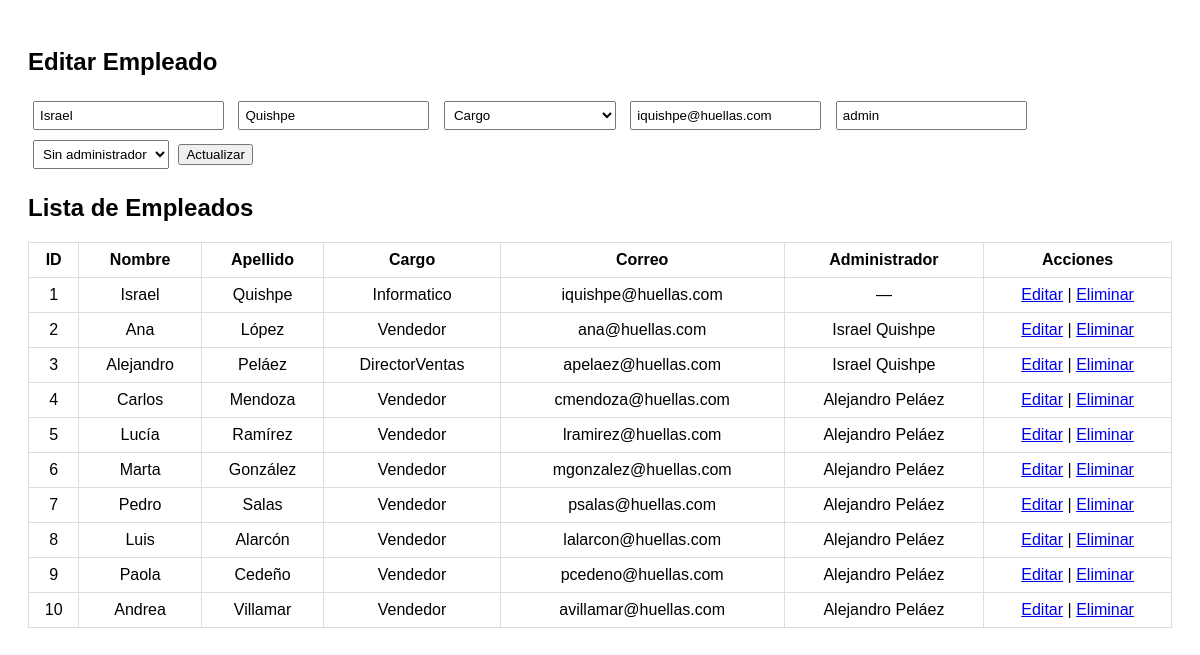
The page /views/listaEmpleados.php?editar=1 on the database its author committed.
### tables this page shows
CREATE TABLE empleados (
  num_empleado int NOT NULL AUTO_INCREMENT,
  nombre varchar(50) DEFAULT NULL,
  apellido varchar(50) DEFAULT NULL,
  cargo varchar(50) DEFAULT NULL,
  correo varchar(50) UNIQUE DEFAULT NULL,
  clave varchar(50) not null,
  administrador int DEFAULT NULL,
  PRIMARY KEY (num_empleado),
  CONSTRAINT empleados_fk2 FOREIGN KEY (administrador) REFERENCES empleados (num_empleado)
);

### views/listaEmpleados.php (the view, shortened to what this page needs)
<?php
include '../conn.php';
$editarEmpleado = null;
if (isset($_GET['editar'])) {
    $id = $_GET['editar'];
    $result = $conn->query("SELECT * FROM empleados WHERE num_empleado = $id");
    $editarEmpleado = $result->fetch_assoc();
}
$empleados = $conn->query("
    SELECT e.*, a.nombre AS admin_nombre, a.apellido AS admin_apellido
    FROM empleados e
    LEFT JOIN empleados a ON e.administrador = a.num_empleado
");
?>
<!DOCTYPE html>
<html lang="es">
<head>
</head>
<body>
    <h2><?php echo $editarEmpleado ? "Editar Empleado" : "Nuevo Empleado"; ?></h2>
    <form method="POST">
        <input type="text" name="nombre" placeholder="Nombre" value="<?= $editarEmpleado['nombre'] ?? '' ?>" required>
        <input type="text" name="apellido" placeholder="Apellido" value="<?= $editarEmpleado['apellido'] ?? '' ?>" required>
        <select name="cargo" placeholder="Cargo" value="<?= $editarEmpleado['cargo'] ?? '' ?>" required>
            <option value="">Cargo</option>
        </select>
        <input type="email" name="correo" placeholder="Correo" value="<?= $editarEmpleado['correo'] ?? '' ?>" required>
        <input type="text" name="clave" placeholder="Clave" value="<?= $editarEmpleado['clave'] ?? '' ?>" required>
        <select name="administrador">
            <option value="">Sin administrador</option>
        </select>
        <?php if ($editarEmpleado): ?>
            <button type="submit" name="actualizar">Actualizar</button>
        <?php else: ?>
            <button type="submit" name="insertar">Insertar</button>
        <?php endif; ?>
    </form>
    <h2>Lista de Empleados</h2>
    <table>
        <tr>
            <th>ID</th><th>Nombre</th><th>Apellido</th><th>Cargo</th><th>Correo</th><th>Administrador</th><th>Acciones</th>
        </tr>
        <?php while ($emp = $empleados->fetch_assoc()): ?>
            <tr>
                <td><?= $emp['num_empleado'] ?></td>
                <td><?= $emp['nombre'] ?></td>
                <td><?= $emp['apellido'] ?></td>
                <td><?= $emp['cargo'] ?></td>
                <td><?= $emp['correo'] ?></td>
                <td><?= $emp['admin_nombre'] ? $emp['admin_nombre'] . ' ' . $emp['admin_apellido'] : '—' ?></td>
                <td>
                    <a href="?editar=<?= $emp['num_empleado'] ?>">Editar</a> |
                    <a href="?eliminar=<?= $emp['num_empleado'] ?>" onclick="return confirm('¿Eliminar este empleado?')">Eliminar</a>
                </td>
            </tr>
        <?php endwhile; ?>
    </table>
</body>
</html>

### views/listaEmpleados.php (style rules this page uses)
body { font-family: Arial, sans-serif; padding: 20px; }
table { border-collapse: collapse; width: 100%; margin-top: 20px; }
th, td { border: 1px solid #ddd; padding: 8px; text-align: center; }
form { margin-top: 20px; }
input, select { padding: 5px; margin: 5px; }

### rows shown on the page
empleados: nombre "Israel", apellido "Quishpe", correo "iquishpe@huellas.com", clave "admin", num_empleado "1", cargo "Informatico"
empleados: num_empleado "2", nombre "Ana", apellido "López", cargo "Vendedor", correo "ana@huellas.com", administrador.nombre "Israel", administrador.apellido "Quishpe"
empleados: num_empleado "3", nombre "Alejandro", apellido "Peláez", cargo "DirectorVentas", correo "apelaez@huellas.com", administrador.nombre "Israel", administrador.apellido "Quishpe"
empleados: num_empleado "4", nombre "Carlos", apellido "Mendoza", cargo "Vendedor", correo "cmendoza@huellas.com", administrador.nombre "Alejandro", administrador.apellido "Peláez"
empleados: num_empleado "5", nombre "Lucía", apellido "Ramírez", cargo "Vendedor", correo "lramirez@huellas.com", administrador.nombre "Alejandro", administrador.apellido "Peláez"
empleados: num_empleado "6", nombre "Marta", apellido "González", cargo "Vendedor", correo "mgonzalez@huellas.com", administrador.nombre "Alejandro", administrador.apellido "Peláez"
empleados: num_empleado "7", nombre "Pedro", apellido "Salas", cargo "Vendedor", correo "psalas@huellas.com", administrador.nombre "Alejandro", administrador.apellido "Peláez"
empleados: num_empleado "8", nombre "Luis", apellido "Alarcón", cargo "Vendedor", correo "lalarcon@huellas.com", administrador.nombre "Alejandro", administrador.apellido "Peláez"
empleados: num_empleado "9", nombre "Paola", apellido "Cedeño", cargo "Vendedor", correo "pcedeno@huellas.com", administrador.nombre "Alejandro", administrador.apellido "Peláez"
empleados: num_empleado "10", nombre "Andrea", apellido "Villamar", cargo "Vendedor", correo "avillamar@huellas.com", administrador.nombre "Alejandro", administrador.apellido "Peláez"
